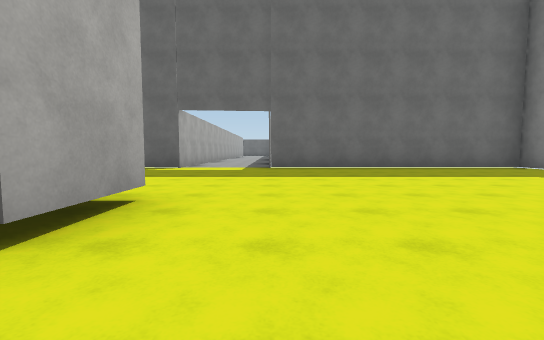
[1] (above)

24 first-person views from a walk through a scene from a Unity 3-D project. The camera is 1.2 m above the floor, tilts 4° down and sees 90° across. The floor is counted in squares, 2.77 m on a side. Each view is taken from the middle of a square. On the plan, view 1 faces up. The plan holds only what a view shows up to about 9 squares ahead; the rest is blank. The place goes on beyond the plan. The player is left out. Surface patterns are stand-ins for the level's own textures.

[2]
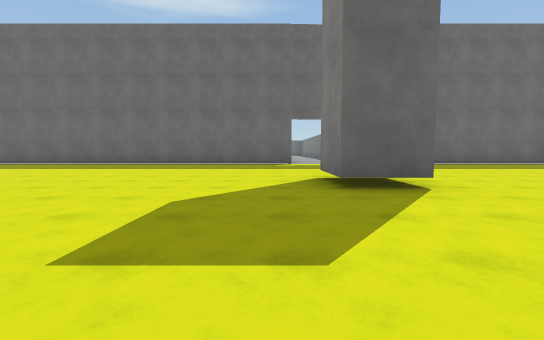

[3]
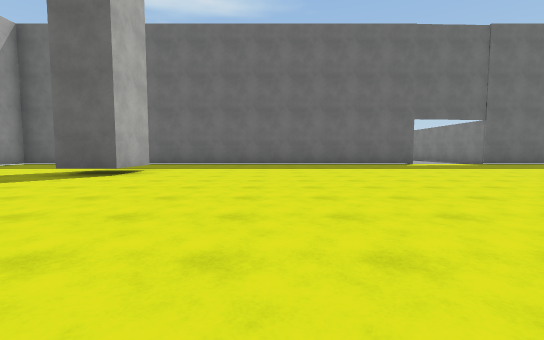

[4]
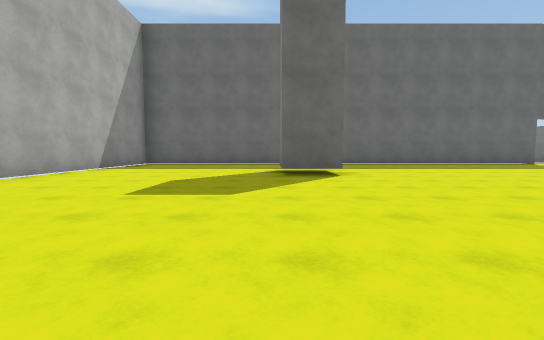

[5]
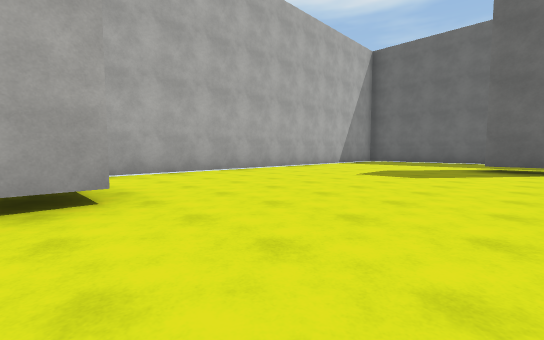

[6]
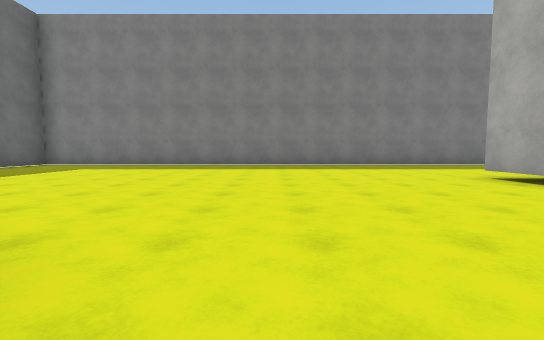

[7]
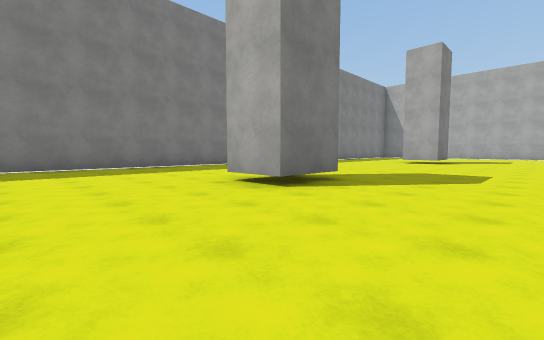

[8]
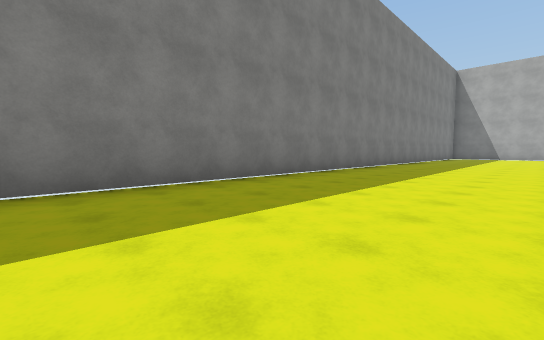

[9]
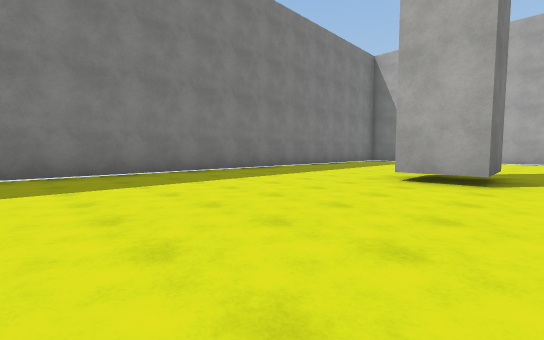

[10]
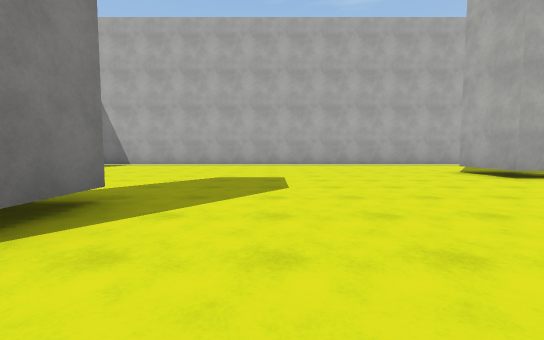

[11]
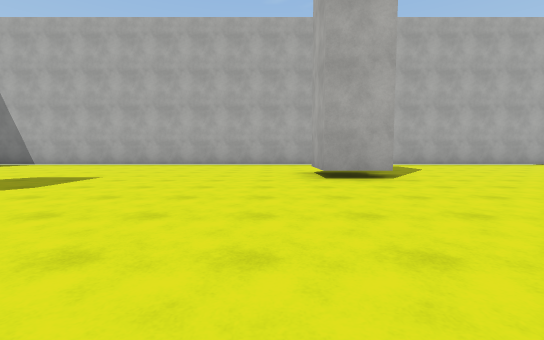

[12]
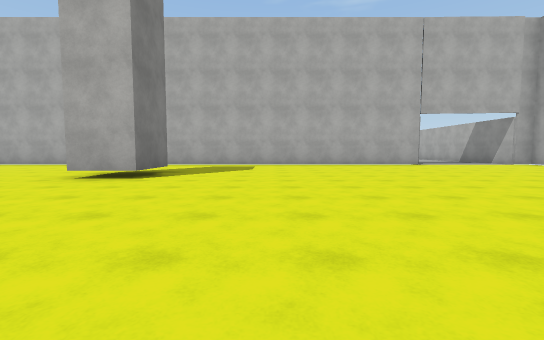

[13]
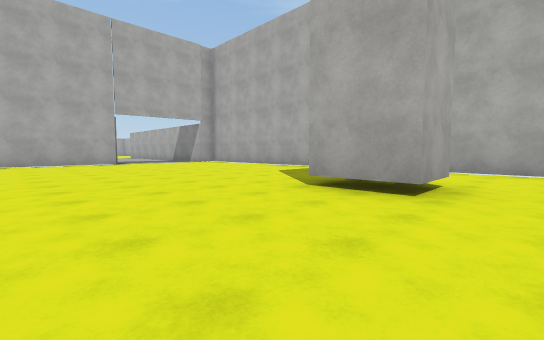

[14]
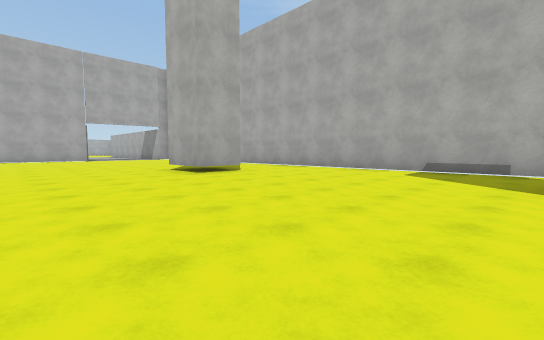

[15]
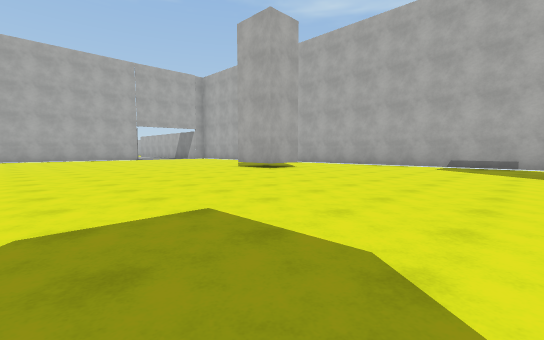

[16]
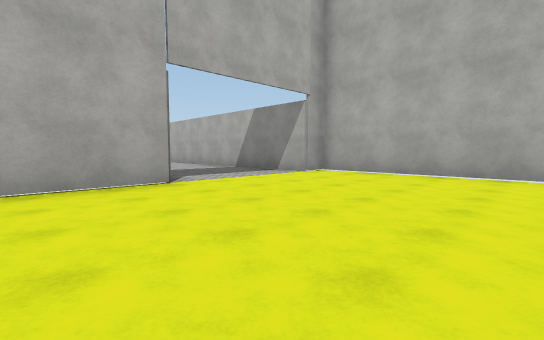

[17]
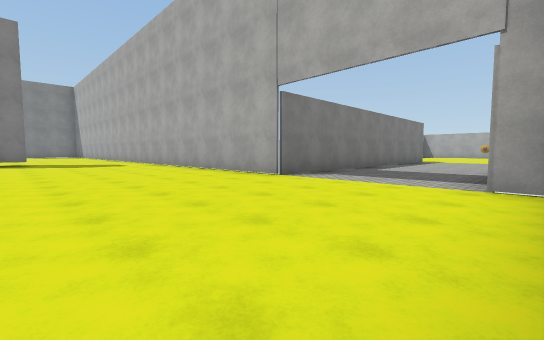

[18]
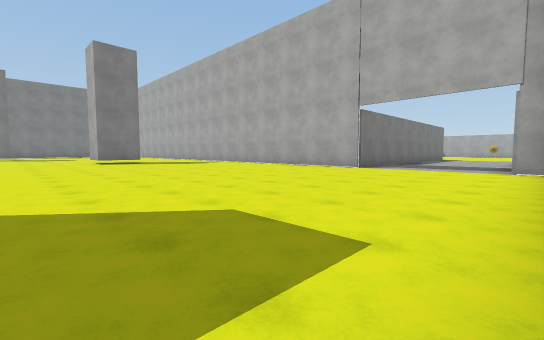

[19]
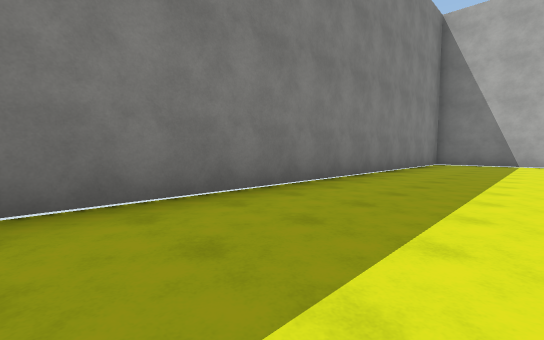

[20]
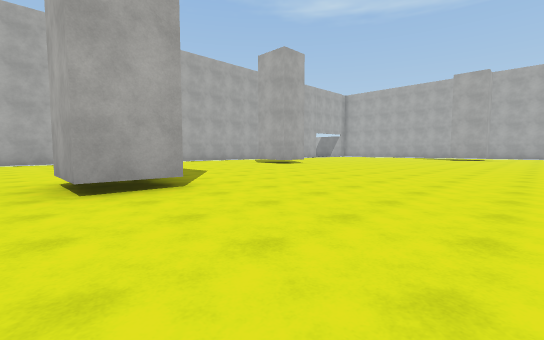

[21]
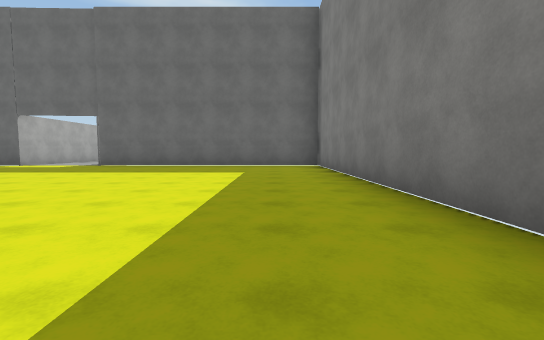

[22]
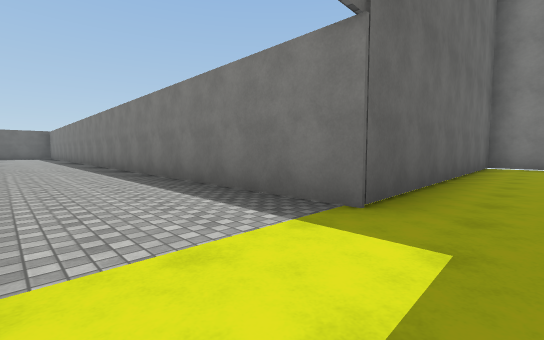

[23]
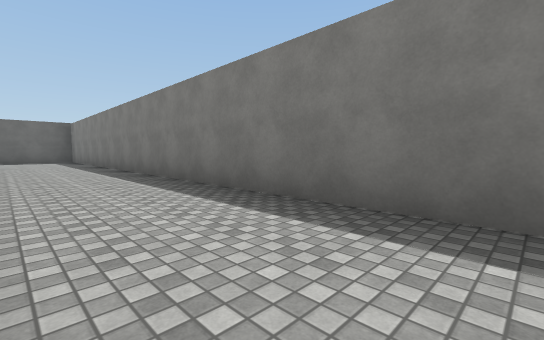

[24]
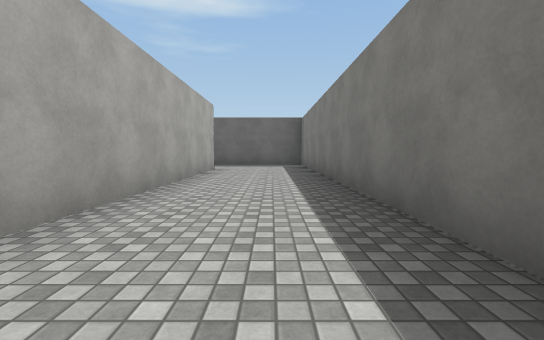

### Floor plan
Points are (right, up) in squares from view 1. A wall is a line through its corners. A room is listed if a view was taken in it or the views show most of it. See-through windows are left out.
Room 1 (views 1, 2, 3, 4, 5, 6, 7, 8, 9, 10, 11, 12, 13, 14, 15, 16, 17, 18, 19, 20, 21, 22, 23, 24)
walls: (1.2, -4.8) (1.2, -3.4) (2.4, -3.4); (-12.5, -3.4) (-12.5, -4.1); (-1.1, 2.5) (-1.1, 1.1) (-2.2, 1.1) (-2.2, 2.5); (-10.8, 3.1) (-10.8, 3.9); (-9.7, 4.1) (-9.7, 2.8) (-10.9, 2.8); (-12.9, -9.8) (-11.7, -9.8) (-11.7, -11.1); (1.4, -12.4) (1.4, -11.1) (2.5, -11.1) (2.5, -12.4); (-4.9, -15.6) (-4.9, -14.2) (-3.8, -14.2) (-3.8, -15.6); (-2.4, 9) (-2.4, 7) (-15.2, 7) (-15.2, 5.9); (-15.2, -17.9) (-15.2, -18.5) (-14.6, -18.5) (-14.6, -23.2); (-11.7, -24.5) (-11.7, -18.5) (6.3, -18.5) (6.3, 7) (-0.1, 7) (-0.1, 24.5) (-2.9, 24.5); (-2.4, 22.5) (-2.4, 17.2)

Where each view was taken, in squares from view 1:
view 1: 0 up, 0 right, facing up
view 2: 2 down, 3 left, facing up
view 3: 2 down, 7 left, facing up
view 4: 2 down, 11 left, facing up
view 5: 4 down, 10 left, facing up-left
view 6: 0 up, 2 left, facing right
view 7: 1 down, 1 left, facing down-right
view 8: 2 down, 3 right, facing down-right
view 9: 7 down, 1 right, facing down-right
view 10: 10 down, 0 right, facing down
view 11: 10 down, 3 left, facing down
view 12: 10 down, 7 left, facing down
view 13: 9 down, 9 left, facing down-left
view 14: 5 down, 9 left, facing down-left
view 15: 5 down, 7 left, facing down-left
view 16: 15 down, 10 left, facing down-left
view 17: 15 down, 15 left, facing down-right
view 18: 12 down, 15 left, facing down-right
view 19: 9 down, 4 right, facing down-right
view 20: 8 down, 3 right, facing down-left
view 21: 1 down, 5 right, facing up
view 22: 6 up, 2 left, facing up-right
view 23: 12 up, 2 left, facing up-right
view 24: 16 up, 1 left, facing up
